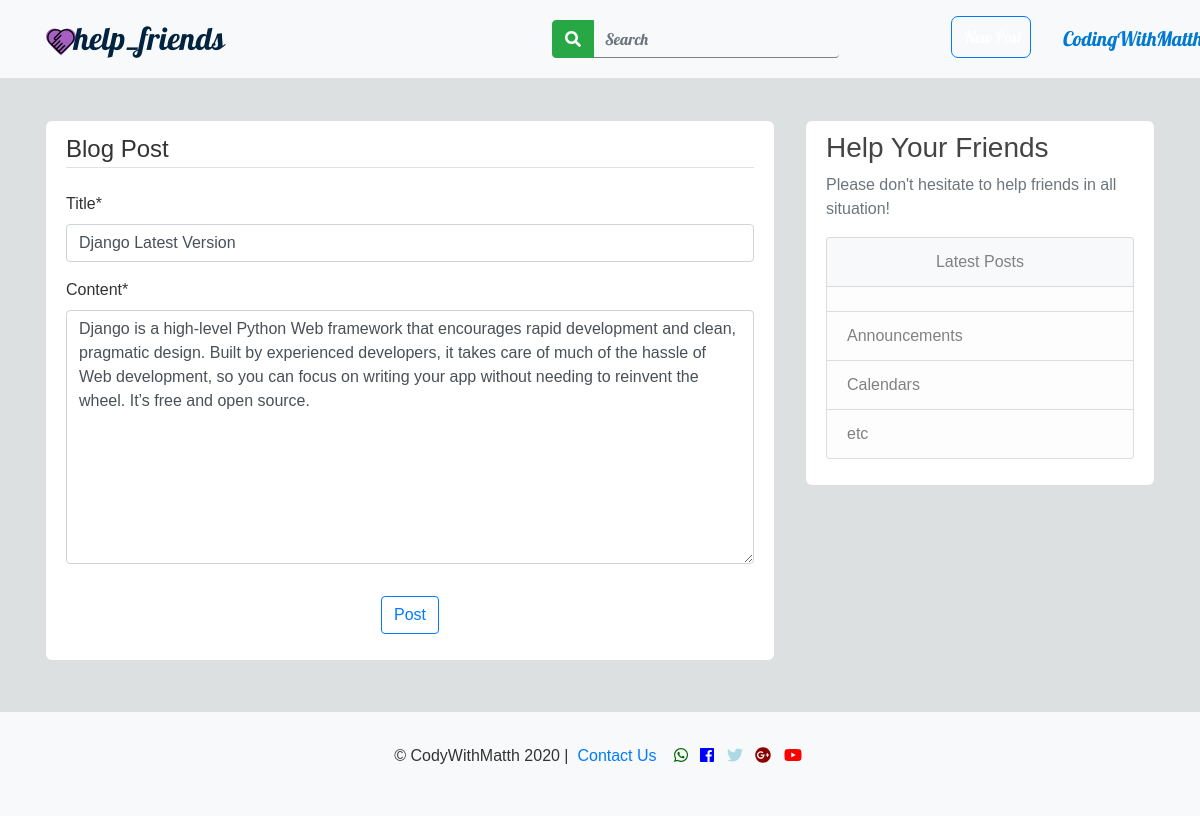
The app's page /post/1/update/ (signed in) with its own data.
### blog/models.py (models this page shows, shortened)
class Post(models.Model):
    title = models.CharField(max_length=100)
    content = models.TextField()
    date_posted = models.DateTimeField(default=timezone.now)
    author = models.ForeignKey(User, on_delete=models.CASCADE)

### blog/views.py (the view, shortened to what this page needs)
# urls.py: path('post/<int:pk>/update/', PostUpdateView.as_view(), name='post-update'),
class PostUpdateView(LoginRequiredMixin, UserPassesTestMixin, UpdateView):
    model = Post
    fields = ['title', 'content']
    def test_func(self):
        post = self.get_object()
        if self.request.user == post.author:
            return True
        return False

### blog/templates/blog/post_form.html (shortened to what this page needs)
{% extends "blog/base.html" %}
{% load crispy_forms_tags %}
{% block content %}
    <div class="content-section">
        <form method="POST">
            <fieldset class="form-group">
                <legend class="border-bottom mb-4">Blog Post</legend>
                {{ form|crispy }}
            </fieldset>
            <div class="form-group text-center">
                <button class="btn btn-outline-primary" type="submit">Post</button>
            </div>
        </form>
    </div>
{% endblock content %}

### blog/templates/blog/base.html (shortened to what this page needs)
{% load static %}
<!DOCTYPE html>
<html>
<head>
    <link rel="stylesheet" href="https://stackpath.bootstrapcdn.com/bootstrap/4.4.1/css/bootstrap.min.css">
    <link rel="stylesheet" href="https://cdnjs.cloudflare.com/ajax/libs/font-awesome/4.7.0/css/font-awesome.min.css">
    <link rel="stylesheet" type="text/css" href="{% static 'blog/main.css'%}">
</head>
<body class="mt-3 pt-xl-5 pt-lg-5 pt-md-5 pt-sm-5 pt-4">
	<header class="site-header">
	  <nav class="navbar navbar-expand-md navbar-light bg-light fixed-top">
	    <div class="container fluid">
	      <a class="navbar-brand mr-4" href="{% url 'blog-home' %}"> <img src="{% static 'blog/img/logo.png' %}"></a>
	      <div class="collapse navbar-collapse" id="navbarToggle">
	      <form class="d-flex ml-auto" method="get" action="{% url 'blog-home' %}">
  <div class="d-flex input-group md-form form-sm form-1 px-3">
  <div class="input-group-prepend">
                <button class="btn btn-success ">
<i class="fa fa-search" aria-hidden="true"></i>
</button>
  </div>
  <input style="
              width: 100%;
              border: 1;
              outline: none;
              border-color: gray;
              border-right: 0;
              border-left: 0;
              border-top: 0;"class="form-control my-0 py-1 bg-light" type="text" placeholder="Search" aria-label="Search" name="q" >
  </div>
</form>
	      	{% if user.is_authenticated %}
	      	<ul class="navbar-nav ml-5">
	      		<li class="nav-item mt-2 mb-2">
		          		<a class="nav-link btn btn-outline-primary ml-5 pr-1" style="color: #fff;" href="{% url 'post-create'%}">New Post</a>
		      		</li>
		        	<li class="nav-item mt-2 mb-2 ">
		        		<div class="dropdown">
		        			<a class="nav-link  ml-4 dropdown-toggle" data-toggle = "dropdown" aria-haspopup="true" aria-expanded="false" style="color: #0079d3; font-size: 20px;" href="#">{{ user.username }}</a>
		        		</div>
		      		</li>
	      		</ul>
	      	{% endif %}
	      </div>
	    </div>
	  </nav>
	</header>
	<main role="main" class="container mt-2 wow fadeIn" style="visibility: visible; animation-name: fadeIn;">
	  <div class="row">
	    <div class="col-md-8 mt-5 mb-4">
	      {% block content %}{% endblock %}
	    </div>
		    <div class="col-md-4 mt-5 mb-4 wow fadeIn" style="visibility: visible; animation-name: fadeIn;">
		      <div class="content-section">
			        <h3>Help Your Friends</h3>
			        <p class='text-muted'>Please don't hesitate to help friends in all situation!
			          <ul class="list-group">
			          	<li class="list-group-item list-group-item-light text-center bg-light">Latest Posts
				            <li class="list-group-item list-group-item-light text-center ">
				            </li>
				            <li class="list-group-item list-group-item-light">Announcements</li>
				            <li class="list-group-item list-group-item-light">Calendars</li>
				            <li class="list-group-item list-group-item-light">etc</li>
			          </ul>
			        </p>
		      </div>
		    </div>
	  </div>
	</main>
    {%include 'blog/footer.html' %}
</body>
</html>

### blog/static/blog/main.css (style rules this page uses)
html { height: 100%; }
body { background: #dde0e0; color: #333333; font-family: sans-serif; min-height: 100%; font-weight: 100; display: flex; flex-direction: column; }
h1, h2, h3, h4, h5, h6 { color: #444444; }
ul { margin: 0; }
.navbar { font-family: Lobster; font-size: 14px; }
.site-header .nav-link { border-radius: 7px; padding-right: 2px; width: 5em; }
.content-section { background: #ffffff; padding: 10px 20px; border: 1px solid #dddddd; border-radius: 7px; margin-bottom: 20px; }

### records on screen
Post: title "Django Latest Version", content "Django is a high-level Python Web framework that encourages rapid development and clean, pragmatic design. Built by experienced developers, it takes care of much of the hassle of Web development, so you can focus on writing your app without needing to reinvent the wheel. It’s free and open source."
